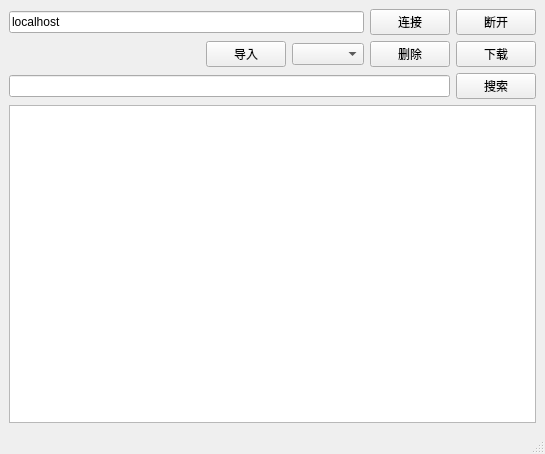
<?xml version="1.0" encoding="UTF-8"?>
<ui version="4.0">
 <class>ClientWindow</class>
 <widget class="QMainWindow" name="ClientWindow">
  <property name="geometry">
   <rect>
    <x>0</x>
    <y>0</y>
    <width>545</width>
    <height>454</height>
   </rect>
  </property>
  <property name="windowTitle">
   <string>Client Window</string>
  </property>
  <widget class="QWidget" name="centralwidget">
   <layout class="QVBoxLayout" name="verticalLayout">
    <item>
     <layout class="QHBoxLayout" name="horizontalLayout">
      <item>
       <widget class="QLineEdit" name="editAddress">
        <property name="text">
         <string>localhost</string>
        </property>
       </widget>
      </item>
      <item>
       <widget class="QPushButton" name="btnConnect">
        <property name="text">
         <string>连接</string>
        </property>
       </widget>
      </item>
      <item>
       <widget class="QPushButton" name="btnDisconnect">
        <property name="text">
         <string>断开</string>
        </property>
       </widget>
      </item>
     </layout>
    </item>
    <item>
     <layout class="QHBoxLayout" name="horizontalLayout_3">
      <item>
       <spacer name="horizontalSpacer">
        <property name="orientation">
         <enum>Qt::Horizontal</enum>
        </property>
        <property name="sizeHint" stdset="0">
         <size>
          <width>40</width>
          <height>20</height>
         </size>
        </property>
       </spacer>
      </item>
      <item>
       <widget class="QPushButton" name="btnInsert">
        <property name="text">
         <string>导入</string>
        </property>
       </widget>
      </item>
      <item>
       <widget class="QComboBox" name="boxId"/>
      </item>
      <item>
       <widget class="QPushButton" name="btnDelete">
        <property name="text">
         <string>删除</string>
        </property>
       </widget>
      </item>
      <item>
       <widget class="QPushButton" name="btnDownload">
        <property name="text">
         <string>下载</string>
        </property>
       </widget>
      </item>
     </layout>
    </item>
    <item>
     <layout class="QHBoxLayout" name="horizontalLayout_2">
      <item>
       <widget class="QLineEdit" name="editSearch"/>
      </item>
      <item>
       <widget class="QPushButton" name="btnSearch">
        <property name="text">
         <string>搜索</string>
        </property>
       </widget>
      </item>
     </layout>
    </item>
    <item>
     <widget class="QTextEdit" name="editLog"/>
    </item>
   </layout>
  </widget>
  <widget class="QMenuBar" name="menubar">
   <property name="geometry">
    <rect>
     <x>0</x>
     <y>0</y>
     <width>545</width>
     <height>21</height>
    </rect>
   </property>
  </widget>
  <widget class="QStatusBar" name="statusbar"/>
 </widget>
 <resources/>
 <connections/>
</ui>
